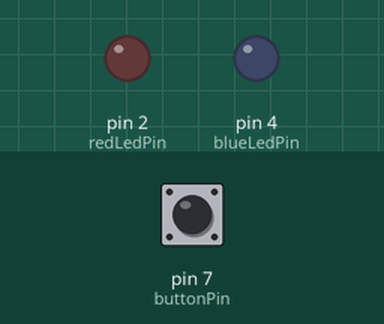
Recording of a sketch running on a simulated Arduino Uno, built with avr-gcc and run on an emulated ATmega328P. On the bench: output pins drawn as LEDs (lit = HIGH). Dashed ring = blinking. The inputs (shaded band) are chosen by the test bench; at power-on: pin 7 (buttonPin) LOW.

Above: at 1.2 s.
1.3 s: pin 7 (buttonPin) pulled HIGH for 0.15 s
At 1.54 s:
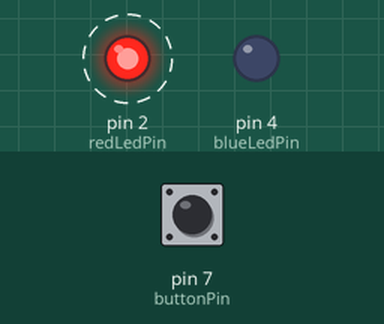
4.3 s: pin 7 (buttonPin) pulled HIGH for 1 s
At 5.7 s:
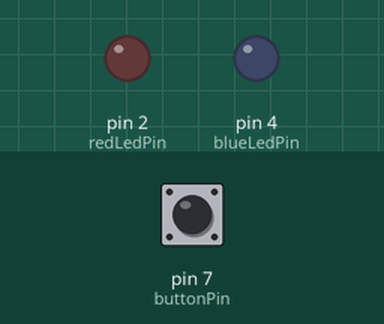
6.8 s: pin 7 (buttonPin) pulled HIGH for 3.2 s
At 7.04 s:
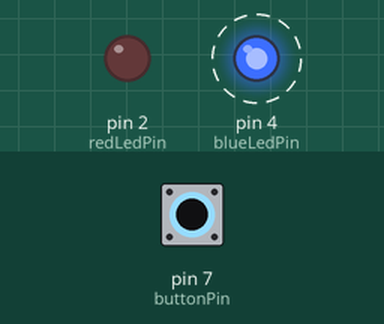
Timing chart, 0 to 17.5 s (numbered marks = the images above; inputs shaded):
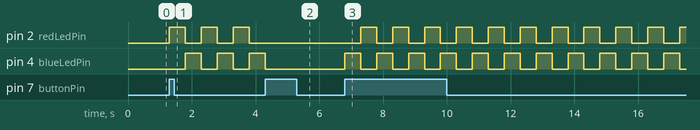

The sketch:

blinker1.ino
```cpp
const int redLedPin = 2;
const int blueLedPin = 4;
const int buttonPin = 7;

bool buttonState = LOW;
bool lastButtonState = LOW;
bool ledState = LOW;
bool flag = false;

void setup()
{
  pinMode(redLedPin, OUTPUT);
  pinMode(blueLedPin, OUTPUT);
  pinMode(buttonPin, INPUT);
}

unsigned long currentMillis = 0;
unsigned long previousMillis = 0;
const long interval = 500;

void loop()
{
  //взаимодействуем с кнопкой
  buttonState = digitalRead(buttonPin);
  if (buttonState == HIGH && lastButtonState == LOW)
    flag = !flag;
  lastButtonState = buttonState;

  //взаимодействуем со светодиодами
  if (flag == false)
  {
    digitalWrite(redLedPin, LOW);
    digitalWrite(blueLedPin, LOW);
  }

  currentMillis = millis();
  if (flag == true && currentMillis - previousMillis >= interval)
  {
    previousMillis = currentMillis;

    if (ledState == LOW)
      ledState = HIGH;
    else
      ledState = LOW;

    digitalWrite(redLedPin, ledState);
    digitalWrite(blueLedPin, !ledState);
  }
}
```

Measured:
- after the input at 1.3 s, pin 2 (redLedPin): alternates HIGH for 0.50 s and LOW for 0.50 s, starting at once; pin 4 (blueLedPin): alternates HIGH for 0.50 s and LOW for 0.50 s, starting after 0.50 s
- after the input at 4.3 s, pin 2 (redLedPin), pin 4 (blueLedPin): stops changing and stays LOW
- after the input at 6.8 s, pin 2 (redLedPin): alternates HIGH for 0.50 s and LOW for 0.50 s, starting after 0.50 s; pin 4 (blueLedPin): alternates HIGH for 0.50 s and LOW for 0.50 s, starting at once
